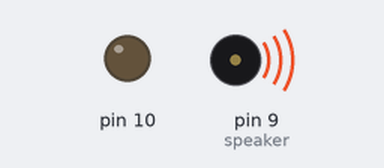
Bench run of a sketch on a simulated Arduino Uno, built with avr-gcc and run on an emulated ATmega328P. Shown: output pins drawn as LEDs (lit = HIGH), buzzer (waves = sounding). Pins used as bus, display or sensor lines are not drawn.

Above: at 0.1 s.
At 12.9 s:
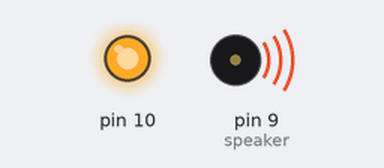
Timing chart, 0 to 40.0 s (numbered marks = the images above):
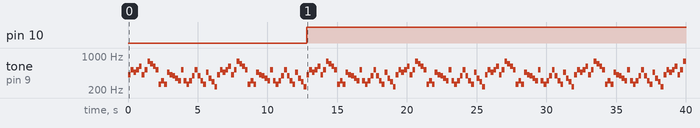

Measured:
- by itself, pin 10: LOW → HIGH at 12.8 s
- by itself, tone on pin 9 (speaker): plays 415 Hz for 0.20 s, 523 Hz for 0.20 s, 466 Hz for 0.20 s, 523 Hz for 0.20 s, 622 Hz for 0.20 s, 415 Hz for 0.20 s … (200 notes in this stretch)

The sketch:

scary_monsters_chorus.ino
```cpp
#define _B0  31
#define _C1  33
#define _CS1 35
#define _D1  37
#define _DS1 39
#define _E1  41
#define _F1  44
#define _FS1 46
#define _G1  49
#define _GS1 52
#define _A1  55
#define _AS1 58
#define _B1  62
#define _C2  65
#define _CS2 69
#define _D2  73
#define _DS2 78
#define _E2  82
#define _F2  87
#define _FS2 93
#define _G2  98
#define _GS2 104
#define _A2  110
#define _AS2 117
#define _B2  123
#define _C3  131
#define _CS3 139
#define _D3  147
#define _DS3 156
#define _E3  165
#define _F3  175
#define _FS3 185
#define _G3  196
#define _GS3 208
#define _A3  220
#define _AS3 233
#define _B3  247
#define _C4  262
#define _CS4 277
#define _D4  294
#define _DS4 311
#define _E4  330
#define _F4  349
#define _FS4 370
#define _G4  392
#define _GS4 415
#define _A4  440
#define _AS4 466
#define _B4  494
#define _C5  523
#define _CS5 554
#define _D5  587
#define _DS5 622
#define _E5  659
#define _F5  698
#define _FS5 740
#define _G5  784
#define _GS5 831
#define _A5  880
#define _AS5 932
#define _B5  988
#define _C6  1047
#define _CS6 1109
#define _D6  1175
#define _DS6 1245
#define _E6  1319
#define _F6  1397
#define _FS6 1480
#define _G6  1568
#define _GS6 1661
#define _A6  1760
#define _AS6 1865
#define _B6  1976
#define _C7  2093
#define _CS7 2217
#define _D7  2349
#define _DS7 2489
#define _E7  2637
#define _F7  2794
#define _FS7 2960
#define _G7  3136
#define _GS7 3322
#define _A7  3520
#define _AS7 3729
#define _B7  3951
#define _C8  4186
#define _CS8 4435
#define _D8  4699
#define _DS8 4978


#define speaker 9

int music[] = { _GS4, _C5, _AS4, _C5, _DS5, _GS4, _C5, _G5, _F5, _DS5, _C5, _C4, _DS4, _C4, _AS4, _GS4, _G4, _F4, _DS4, _C5, _DS4, _C4, _DS4, _G4, _C5, _G4, _DS4, _C4, _AS4, _F4, _D4, _AS3 };
int note_length = 200, notes = 32;
int cyc = 0;


void setup()
{
  pinMode(speaker, OUTPUT);
  pinMode(10, OUTPUT);
  digitalWrite(speaker, HIGH);
  digitalWrite(10, LOW);
}


void loop()
{
  if(cyc == 2) digitalWrite(10, HIGH);

  for(int i = 0; i < notes; i++)
  {
    tone(speaker, music[i]);
    delay(note_length);
  }

  cyc++;


}
```
